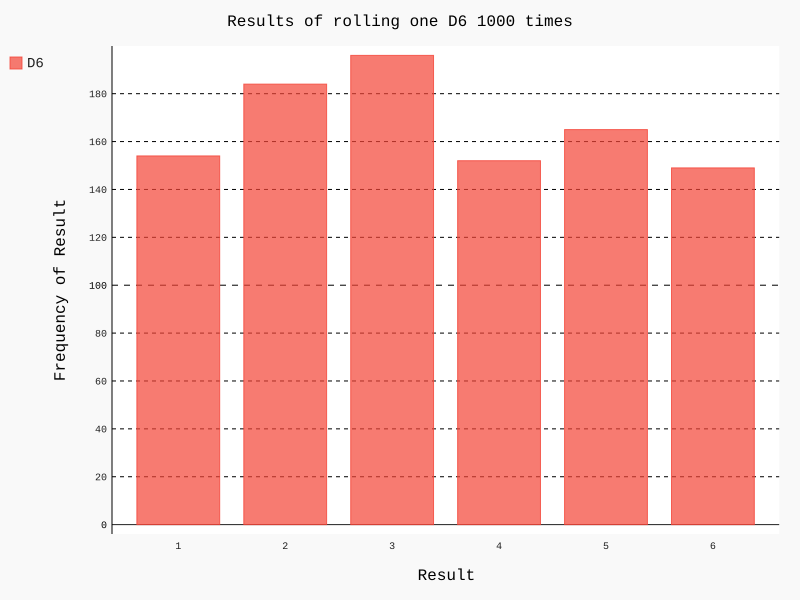

Source code (Python):
from die import Die 
import pygal
die = Die()

results = []

for roll_num in range(1000):
    result = die.roll()
    # print(roll_num)
    results.append(result)
    
print(results)

#Analyse the results
frequencies = []
for value in range(1, die.num_sides + 1):
    frequency = results.count(value)
    frequencies.append(frequency)
    
print(frequencies)

#visualize the results 
hist = pygal.Bar()

hist.title = "Results of rolling one D6 1000 times"

hist.x_labels = ['1', '2', '3', '4', '5', '6']
hist.x_title = "Result"

hist.y_title = "Frequency of Result"

hist.add('D6', frequencies)
hist.render_to_file('die_visual.svg')
